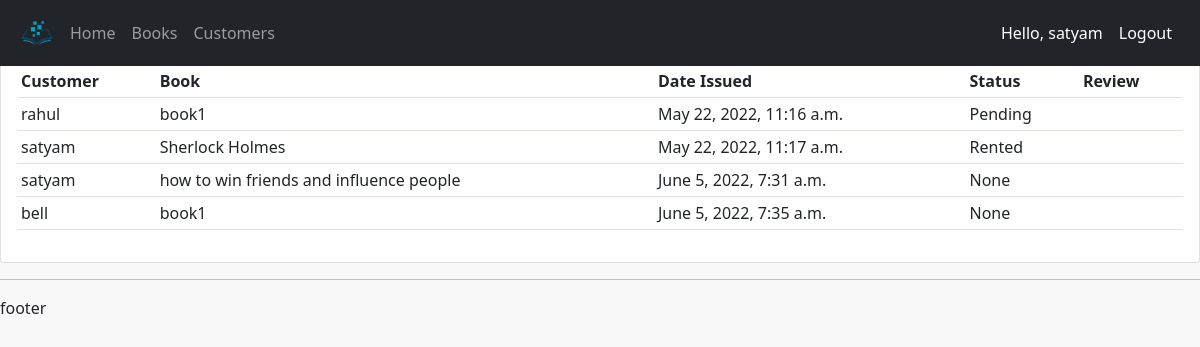
The page /customers/ (signed in) on the database its author committed.
### accounts/models.py (models this page shows, shortened)
class Order(models.Model):
    STATUS=(('Rented','Rented'),('Pending','Pending'),('Cancelled','Cancelled'))
    user=models.ForeignKey(User,on_delete=models.CASCADE,null=True)
    customer=models.ForeignKey(Customer,on_delete=models.SET_NULL, max_length=200,null=True)
    book=models.ForeignKey(Book, max_length=200, on_delete=models.SET_NULL,null=True)
    status=models.CharField(max_length=200, null=True,choices=STATUS)
    datecreated=models.DateTimeField(auto_now_add=True, null=True)

class Book(models.Model):
    name=models.CharField(max_length=200, null= True)
    category=models.ForeignKey(Category,on_delete=models.CASCADE,max_length=200,null=True)
    author=models.CharField(max_length=200,null=True)
    image=models.ImageField(default='defaultbook.png',null=True,blank=True)

### accounts/decorators.py (the view)
        def wrap_func(request,*args, **kwargs):
            group=None
            if request.user.groups.exists():
                group=request.user.groups.all()[0].name
            if group in allowed_roles:
                return view_func(request,*args, **kwargs)
            else:
                return HttpResponse("not authorized")

### accounts/views.py (called while the page is built)
@login_required(login_url='login')
@allowedUsers(['admin'])
def customers(request):
    orders=Order.objects.all()
    context={'orders':orders}
    return render(request, 'accounts/customers.html',context)

### accounts/templates/accounts/customers.html
{% extends 'accounts/main.html' %} {% block content %}
<br />
<br />
<div class="row">
  <div class="col-md">
    <div class="card card-body">
      <table class="table table-sm">
        <tr>
          <th>Customer</th>
          <th>Book</th>
          <th>Date Issued</th>
          <th>Status</th>
          <th>Review</th>
        </tr>
        {% for i in orders %}
        <tr>
          <td>{{i.user}}</td>
          <td>{{i.book.name}}</td>
          <td>{{i.datecreated}}</td>
          <td>{{i.status}}</td>
          <td>{{i.Review}}</td>
        </tr>
        {% endfor %}
      </table>
    </div>
  </div>
</div>
{% endblock %}

### accounts/templates/accounts/navbar.html (shortened to what this page needs)
{% load static %}
<nav  class="navbar navbar-expand-lg navbar-dark bg-dark fixed-top">
    <div class="container-fluid">
      <img id="logo" src="{% static 'images/logo.png' %}" alt="" height="50px">
      <div class="collapse navbar-collapse" id="navbarSupportedContent">
        <ul class="navbar-nav me-auto mb-2 mb-lg-0">
          <li class="nav-item ">
            <a class="nav-link " aria-current="page" href="{% url 'home' %}">Home</a>
          </li>
          <li class="nav-item">
            <a class="nav-link" href="{% url 'books' %}">Books</a>
          </li>
          {% if request.user.is_staff %}
          <li class="nav-item">
            <a class="nav-link" href="{% url 'customers' %}">Customers</a>
          </li>
          {% endif %}
        </ul>
        {% if user.is_authenticated %}
        <span class="hello">Hello, {{request.user}}</span>
        <a class="nav-link hello" href="{% url 'logout' %}">Logout</a>
        {% else %}
        <a class="btn btn-outline-success me-2" href="{% url 'login' %}" role="button">Login</a>
        <a class="btn btn-outline-danger me-2" href="{% url 'register' %}" role="button">Register</a>
        {% endif %}
      </div>
    </div>
  </nav>

### static/css/style.css (style rules this page uses)
body { background-color: rgba(248, 248, 248, 0.904); }

### accounts/templates/accounts/navbar.html (style rules this page uses)
.hello { color:white; }

### rows shown on the page
Order: user "rahul", book.name "book1", datecreated "May 22, 2022, 11:16 a.m.", status "Pending"
Order: user "satyam", book.name "Sherlock Holmes", datecreated "May 22, 2022, 11:17 a.m.", status "Rented"
Order: user "satyam", book.name "how to win friends and influence people", datecreated "June 5, 2022, 7:31 a.m.", status "None"
Order: user "bell", book.name "book1", datecreated "June 5, 2022, 7:35 a.m.", status "None"

### other values the page prints
{{ request.user }} "satyam"
